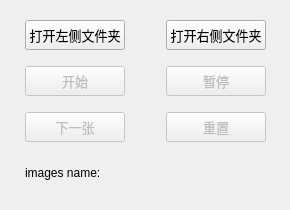
     <widget class="QWidget" name="tab_ContinuousMode">
      <attribute name="title">
       <string>视频模式</string>
      </attribute>
      <widget class="QWidget" name="verticalLayoutWidget_2">
       <property name="geometry">
        <rect>
         <x>10</x>
         <y>10</y>
         <width>271</width>
         <height>191</height>
        </rect>
       </property>
       <layout class="QVBoxLayout" name="verticalLayout">
        <property name="leftMargin">
         <number>5</number>
        </property>
        <property name="topMargin">
         <number>0</number>
        </property>
        <property name="rightMargin">
         <number>5</number>
        </property>
        <property name="bottomMargin">
         <number>0</number>
        </property>
        <item>
         <layout class="QHBoxLayout" name="ProcessImgLayout_4">
          <property name="leftMargin">
           <number>10</number>
          </property>
          <property name="rightMargin">
           <number>10</number>
          </property>
          <item>
           <widget class="QPushButton" name="btn_SelectDirLeft">
            <property name="enabled">
             <bool>true</bool>
            </property>
            <property name="minimumSize">
             <size>
              <width>100</width>
              <height>30</height>
             </size>
            </property>
            <property name="maximumSize">
             <size>
              <width>100</width>
              <height>30</height>
             </size>
            </property>
            <property name="font">
             <font>
              <pointsize>10</pointsize>
             </font>
            </property>
            <property name="text">
             <string>打开左侧文件夹</string>
            </property>
           </widget>
          </item>
          <item>
           <spacer name="horizontalSpacer_6">
            <property name="orientation">
             <enum>Qt::Horizontal</enum>
            </property>
            <property name="sizeHint" stdset="0">
             <size>
              <width>40</width>
              <height>20</height>
             </size>
            </property>
           </spacer>
          </item>
          <item>
           <widget class="QPushButton" name="btn_SelectDirRight">
            <property name="enabled">
             <bool>true</bool>
            </property>
            <property name="minimumSize">
             <size>
              <width>100</width>
              <height>30</height>
             </size>
            </property>
            <property name="font">
             <font>
              <pointsize>10</pointsize>
             </font>
            </property>
            <property name="text">
             <string>打开右侧文件夹</string>
            </property>
           </widget>
          </item>
         </layout>
        </item>
        <item>
         <layout class="QHBoxLayout" name="ProcessImgLayout_5">
          <property name="leftMargin">
           <number>10</number>
          </property>
          <property name="rightMargin">
           <number>10</number>
          </property>
          <item>
           <widget class="QPushButton" name="btn_AutoStart">
            <property name="enabled">
             <bool>false</bool>
            </property>
            <property name="minimumSize">
             <size>
              <width>100</width>
              <height>30</height>
             </size>
            </property>
            <property name="maximumSize">
             <size>
              <width>100</width>
              <height>30</height>
             </size>
            </property>
            <property name="font">
             <font>
              <pointsize>10</pointsize>
             </font>
            </property>
            <property name="text">
             <string>开始</string>
            </property>
           </widget>
          </item>
          <item>
           <spacer name="horizontalSpacer_7">
            <property name="orientation">
             <enum>Qt::Horizontal</enum>
            </property>
            <property name="sizeHint" stdset="0">
             <size>
              <width>40</width>
              <height>20</height>
             </size>
            </property>
           </spacer>
          </item>
          <item>
           <widget class="QPushButton" name="btn_Pause">
            <property name="enabled">
             <bool>false</bool>
            </property>
            <property name="minimumSize">
             <size>
              <width>100</width>
              <height>30</height>
             </size>
            </property>
            <property name="font">
             <font>
              <pointsize>10</pointsize>
             </font>
            </property>
            <property name="text">
             <string>暂停</string>
            </property>
           </widget>
          </item>
         </layout>
        </item>
        <item>
         <layout class="QHBoxLayout" name="ProcessImgLayout_6">
          <property name="leftMargin">
           <number>10</number>
          </property>
          <property name="rightMargin">
           <number>10</number>
          </property>
          <item>
           <widget class="QPushButton" name="btn_NextImg">
            <property name="enabled">
             <bool>false</bool>
            </property>
            <property name="minimumSize">
             <size>
              <width>100</width>
              <height>30</height>
             </size>
            </property>
            <property name="maximumSize">
             <size>
              <width>100</width>
              <height>30</height>
             </size>
            </property>
            <property name="font">
             <font>
              <pointsize>10</pointsize>
             </font>
            </property>
            <property name="text">
             <string>下一张</string>
            </property>
           </widget>
          </item>
          <item>
           <spacer name="horizontalSpacer_8">
            <property name="orientation">
             <enum>Qt::Horizontal</enum>
            </property>
            <property name="sizeHint" stdset="0">
             <size>
              <width>40</width>
              <height>20</height>
             </size>
            </property>
           </spacer>
          </item>
          <item>
           <widget class="QPushButton" name="btn_Reset">
            <property name="enabled">
             <bool>false</bool>
            </property>
            <property name="minimumSize">
             <size>
              <width>100</width>
              <height>30</height>
             </size>
            </property>
            <property name="font">
             <font>
              <pointsize>10</pointsize>
             </font>
            </property>
            <property name="text">
             <string>重置</string>
            </property>
           </widget>
          </item>
         </layout>
        </item>
        <item>
         <layout class="QHBoxLayout" name="ProcessImgLayout_7">
          <property name="leftMargin">
           <number>10</number>
          </property>
          <property name="rightMargin">
           <number>10</number>
          </property>
          <item>
           <widget class="QLabel" name="label">
            <property name="minimumSize">
             <size>
              <width>0</width>
              <height>30</height>
             </size>
            </property>
            <property name="maximumSize">
             <size>
              <width>16777215</width>
              <height>30</height>
             </size>
            </property>
            <property name="text">
             <string>images name:</string>
            </property>
           </widget>
          </item>
          <item>
           <spacer name="horizontalSpacer">
            <property name="orientation">
             <enum>Qt::Horizontal</enum>
            </property>
            <property name="sizeHint" stdset="0">
             <size>
              <width>40</width>
              <height>20</height>
             </size>
            </property>
           </spacer>
          </item>
          <item>
           <widget class="QLabel" name="label_ImgName">
            <property name="minimumSize">
             <size>
              <width>0</width>
              <height>30</height>
             </size>
            </property>
            <property name="maximumSize">
             <size>
              <width>16777215</width>
              <height>30</height>
             </size>
            </property>
            <property name="font">
             <font>
              <pointsize>10</pointsize>
             </font>
            </property>
            <property name="text">
             <string/>
            </property>
            <property name="alignment">
             <set>Qt::AlignLeading|Qt::AlignLeft|Qt::AlignVCenter</set>
            </property>
           </widget>
          </item>
         </layout>
        </item>
       </layout>
      </widget>
     </widget>
